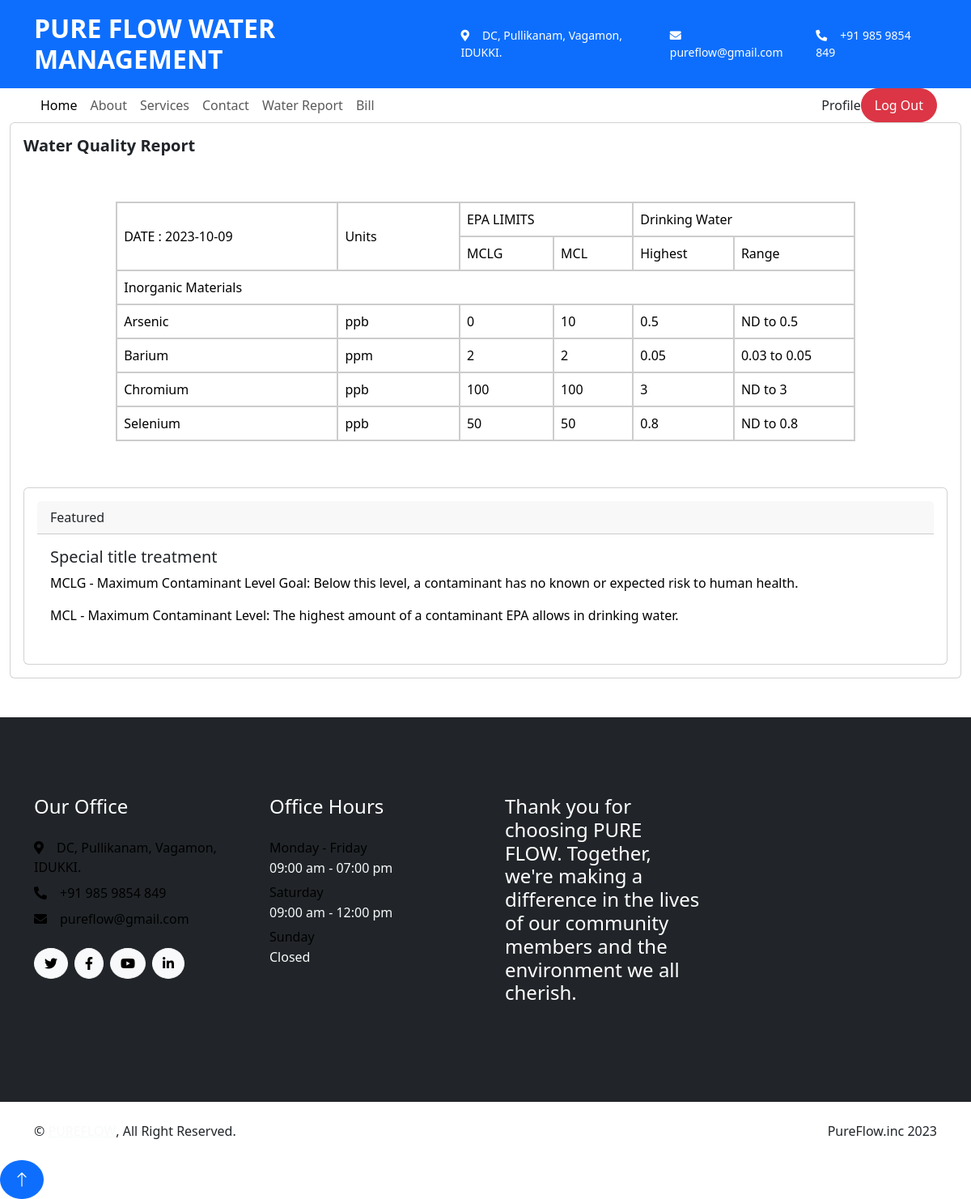
Page /user/report.php (signed in) on the committed database.
### tables this page shows
CREATE TABLE `tbl_report` (
  `report_id` int(11) NOT NULL,
  `Arsenic` text NOT NULL,
  `Barium` text NOT NULL,
  `Chromium` text NOT NULL,
  `selenium` text NOT NULL,
  `report_date` date NOT NULL DEFAULT current_timestamp()
);

### user/report.php (the view, shortened to what this page needs)
<?php
include('Head.php');
include("../assets/connection/connection.php");
$sel="SELECT * FROM tbl_report ORDER BY report_id DESC";
$data=$con->query($sel);
$row=$data->fetch_assoc();
?>
<!DOCTYPE html>
<html>
<head>
    <link rel="stylesheet" href="../assets/Style/style.css">
</head>
<body>
<div class="container-fluid">
        <div class="card">
          <div class="card-body">
            <h5 class="card-title fw-semibold mb-4">Water Quality Report </h5>
<table width="656" border="1">
  <tbody>
    <tr>
      <td width="167" rowspan="2">DATE : <?php   echo$row['report_date'];?></td>
      <td width="92" rowspan="2">Units</td>
      <td colspan="2">EPA LIMITS</td>
      <td colspan="2">Drinking Water</td>
    </tr>
    <tr>
      <td width="71">MCLG</td>
      <td width="60">MCL</td>
      <td width="73">Highest</td>
      <td width="91">Range</td>
    </tr>
    <tr>
      <td colspan="6">Inorganic Materials</td>
    </tr>
    <tr>
      <td>Arsenic</td>
      <td>ppb</td>
      <td>0</td>
      <td>10</td>
      <td><?php   echo$row['Arsenic'];?></td>
      <td>ND to 0.5</td>
    </tr>
    <tr>
      <td>Barium</td>
      <td>ppm</td>
      <td>2</td>
      <td>2</td>
      <td><?php   echo$row['Barium'];?></td>
      <td>0.03 to 0.05</td>
    </tr>
    <tr>
      <td>Chromium</td>
      <td>ppb</td>
      <td>100</td>
      <td>100</td>
      <td><?php   echo$row['Chromium'];?></td>
      <td>ND to 3</td>
    </tr>
    <tr>
      <td>Selenium</td>
      <td>ppb</td>
      <td>50</td>
      <td>50</td>
      <td><?php   echo$row['selenium'];?></td>
      <td>ND to 0.8</td>
    </tr>
  </tbody>
</table>
			  <div class="card">
          <div class="card-body">
			  <div class="card-header">
                      Featured
                    </div>
                    <div class="card-body">
                      <h5 class="card-title">Special title treatment</h5>
                      <p class="card-text">MCLG - Maximum Contaminant Level Goal: Below this level, a contaminant has no known or expected risk to human health.</p>
                      <p>MCL - Maximum Contaminant Level: The highest amount of a contaminant EPA allows in drinking water.</p>
                    </div>
          </div>
        </div>
      </div>
  </div>
      </div>
</body>
<?php
        include('Foot.php');
        ?>
</html>

### assets/Style/style.css (style rules this page uses)
table { width: 80%; margin: 5% auto; }
table, th, td { border: 2px solid #ccc; border-radius: 10px; background-color: #ffffff9c; color: black; }
th, td { padding: 8px; }
p { color: black; }

### rows in the picture
tbl_report: report_date "2023-10-09", Arsenic "0.5", Barium "0.05", Chromium "3", selenium "0.8"
